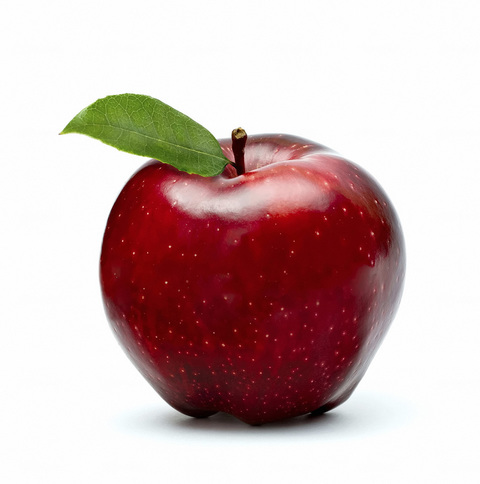
//> input picture image.jpg, 480 x 484 px, given in place of image.bmp, which was not available
$ ./BoundaryDetection   (built with g++ and OpenCV 4)
//> lines starting //> are read from the running program, lines starting //| are printed output that depends on the picture; after the words box and inside, x2 and y2 are one past the last pixel; in counts of white or black regions, pixels touching at a corner belong together; pictures that were not available may be replaced by others from this repository, and a replacement may not be noted
/*
 * BondaryDetection.cpp
 *
 *  Created on: Jun 24, 2014
 *      Author: pedroaugust8
 */

#include <opencv/cxcore.h>
#include <opencv2/highgui/highgui.hpp> //funções principais do OpenCV
#include <opencv/cv.h> //OpenCV Funções relativas a GUI

int main() {
	IplImage* newImg = NULL;
	IplImage* grayImg = NULL;
	IplImage* contourImg = NULL;
	//parâmetros para a detecção de contornos
	CvMemStorage * storage = cvCreateMemStorage(0);
	CvSeq * contour = 0;
	int mode = CV_RETR_EXTERNAL;

	mode = CV_RETR_CCOMP; //detecta tanto contornos internos quanto externos

	cvNamedWindow("src", 1);
	cvNamedWindow("contour", 1);

	//carregue a imagem original
	newImg = cvLoadImage("image.bmp", 1);
//> newImg is the input picture: 484 rows x 480 cols, CV_8UC3; mean B, G, R 182, 183.1, 206.8

	//cria uma imagem de apenas um canal com 1 byte (i.e. imagem em nível de cinza)
	grayImg = cvCreateImage(cvSize(newImg->width, newImg->height),IPL_DEPTH_8U, 1);

	//converte a imagem colorida (3 canais em rgb) para imagem grayscale
	cvCvtColor(newImg, grayImg, CV_BGR2GRAY);
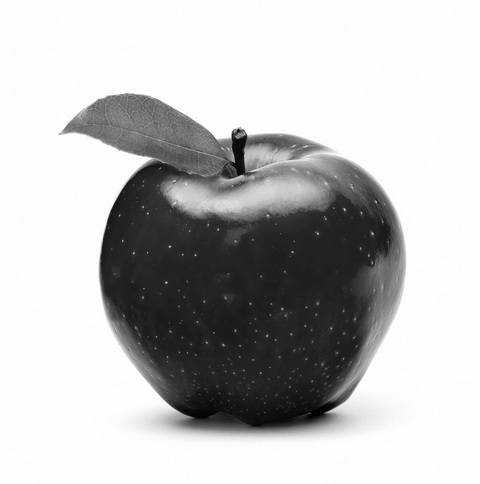
//> grayImg: 484 rows x 480 cols, CV_8UC1; min 0, max 255, mean 190.1
	cvShowImage("src", newImg); //exibe a imagem da maçã em preto e branco (bw)

	//faça uma cópia da imagem original para poder desenhar os contornos detectados
	contourImg = cvCreateImage(cvGetSize(newImg), IPL_DEPTH_8U, 3);
	contourImg = cvCloneImage(newImg);

	//encontre os contornos
	cvFindContours(grayImg, storage, &contour, sizeof(CvContour), mode,	CV_CHAIN_APPROX_SIMPLE, cvPoint(0, 0));
//> contour = 1 contour; box (x1, y1, x2, y2) and area: (1, 1, 479, 483) 229437
	//… e desenhe os contornos
	cvDrawContours(contourImg, contour, CV_RGB(0, 255, 0), CV_RGB(255, 0, 0), 2, 2, 8);
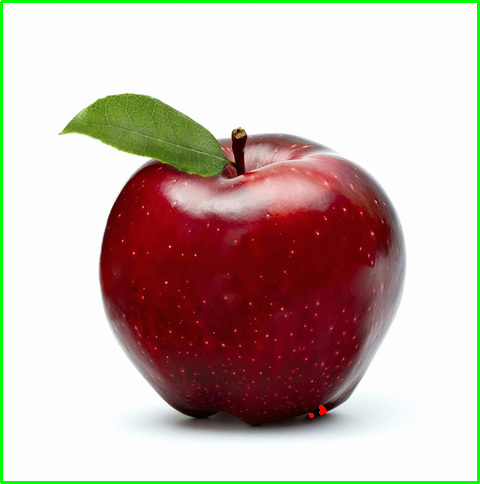
//> contourImg: 484 rows x 480 cols, CV_8UC3; 2.51% of pixels changed, all inside (x1, y1, x2, y2) = (0, 0, 480, 484)
	cvShowImage("contour", contourImg); //exiba o resultado
	cvWaitKey(0);

	//não se esqueça de destruir as janelas e liberar a memória!
	cvDestroyWindow("src");
	cvDestroyWindow("contour");
	cvReleaseImage(&newImg);
	cvReleaseImage(&grayImg);
	cvReleaseImage(&contourImg);
	return 0;
}

$ run again, with youtube_profile.jpg copied over image.jpg
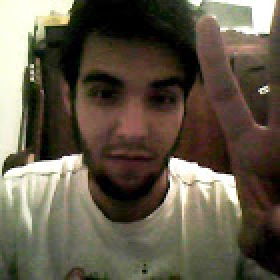
//> input picture youtube_profile.jpg, 140 x 140 px, given in place of image.bmp, which was not available (shown 2 times larger)
//> newImg is the input picture: 140 rows x 140 cols, CV_8UC3; mean B, G, R 74.1, 90, 98.7
//> `cvFindContours(grayImg, storage, &contour, sizeof(CvContour), mode,	CV..`:
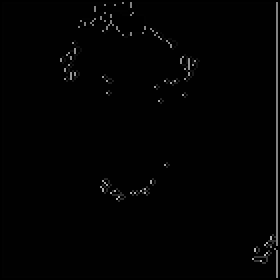
//> grayImg: 140 rows x 140 cols, CV_8UC1 (shown 2 times larger); min 0, max 185, mean 3.1
//> contour = 2 contours, 1 with area under 20; largest, box (x1, y1, x2, y2) and area: (1, 1, 139, 139) 18479
//> `cvDrawContours(contourImg, contour, CV_RGB(0, 255, 0), CV_RGB(255, 0, ..`:
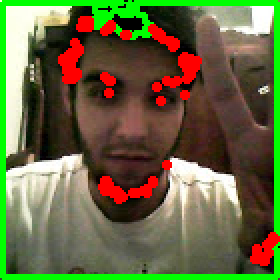
//> contourImg: 140 rows x 140 cols, CV_8UC3 (shown 2 times larger); 15.09% of pixels changed, all inside (x1, y1, x2, y2) = (0, 0, 140, 140)
